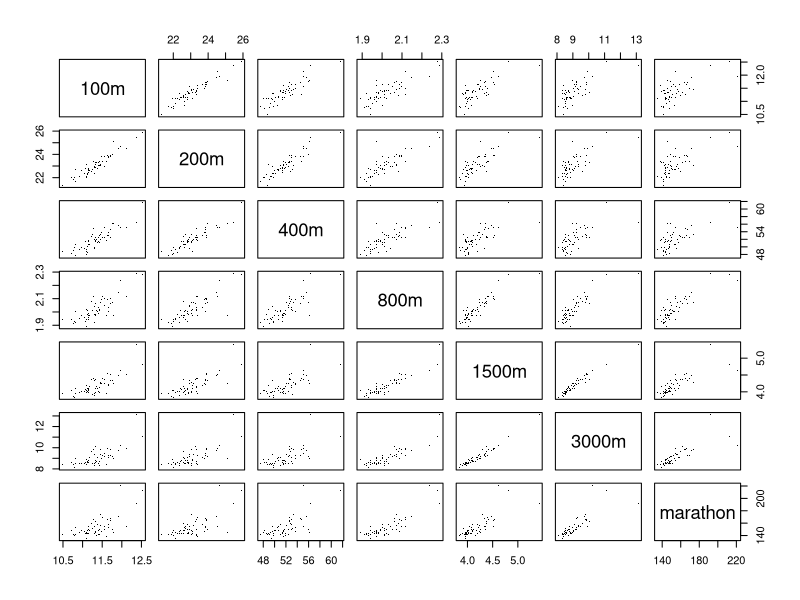

Here is the R script that generated this plot:
## ---- chunk 1
knitr::opts_chunk$set(echo = TRUE, message = FALSE, warning = FALSE)
## ---- chunk 2
trackrcs <- read.table("T1-9.dat")
colnames(trackrcs) <- c("countries", "100m", "200m", "400m", "800m", "1500m", "3000m", "marathon")
## ---- chunk 3
colMeans((trackrcs)[,-1])
## ---- chunk 4
apply((trackrcs)[,-1], 2, median)
## ---- chunk 5
apply((trackrcs)[,-1], 2, sd)
## ---- chunk 6
apply((trackrcs)[,-1], 2, max)
## ---- chunk 7
apply((trackrcs)[,-1], 2, min)
## ---- chunk 8
cov_m <- cov((trackrcs)[,-1])
corr_m <- cor((trackrcs)[,-1])

cov_m
corr_m
## ---- chunk 9
pairs(trackrcs[,-1], pch = ".", cex = 1.5)

